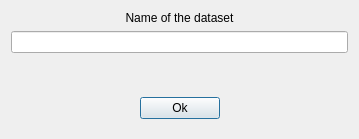
<?xml version="1.0" encoding="UTF-8"?>
<ui version="4.0">
 <class>Dialog</class>
 <widget class="QDialog" name="Dialog">
  <property name="geometry">
   <rect>
    <x>0</x>
    <y>0</y>
    <width>359</width>
    <height>139</height>
   </rect>
  </property>
  <property name="windowTitle">
   <string>Dialog</string>
  </property>
  <layout class="QVBoxLayout" name="verticalLayout">
   <item>
    <widget class="QLabel" name="label">
     <property name="text">
      <string>Name of the dataset</string>
     </property>
     <property name="alignment">
      <set>Qt::AlignCenter</set>
     </property>
    </widget>
   </item>
   <item>
    <widget class="QLineEdit" name="data_name"/>
   </item>
   <item>
    <spacer name="verticalSpacer">
     <property name="orientation">
      <enum>Qt::Vertical</enum>
     </property>
     <property name="sizeHint" stdset="0">
      <size>
       <width>20</width>
       <height>40</height>
      </size>
     </property>
    </spacer>
   </item>
   <item>
    <widget class="QWidget" name="widget" native="true">
     <layout class="QHBoxLayout" name="horizontalLayout">
      <item>
       <spacer name="horizontalSpacer">
        <property name="orientation">
         <enum>Qt::Horizontal</enum>
        </property>
        <property name="sizeHint" stdset="0">
         <size>
          <width>40</width>
          <height>20</height>
         </size>
        </property>
       </spacer>
      </item>
      <item>
       <widget class="QPushButton" name="bttn_ok">
        <property name="text">
         <string>Ok</string>
        </property>
       </widget>
      </item>
      <item>
       <spacer name="horizontalSpacer_2">
        <property name="orientation">
         <enum>Qt::Horizontal</enum>
        </property>
        <property name="sizeHint" stdset="0">
         <size>
          <width>40</width>
          <height>20</height>
         </size>
        </property>
       </spacer>
      </item>
     </layout>
    </widget>
   </item>
  </layout>
 </widget>
 <resources/>
 <connections/>
</ui>
